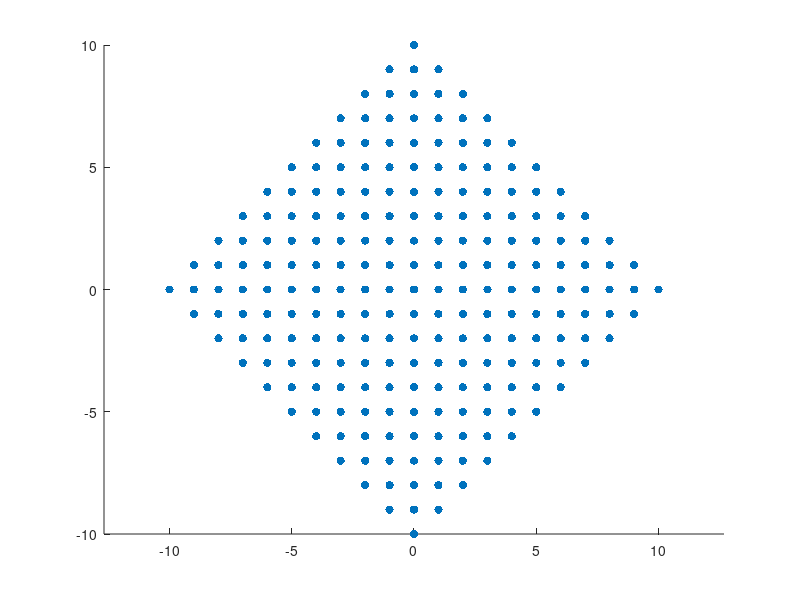

Here is the MATLAB script that generated this plot:
n = 10; % Define the diamond size; from -n to n
spacing = 1; % Define the spacing between the points

% Initialize an empty matrix to store points
points = [];

% Loop over the range
for x = -n:spacing:n
    for y = -n:spacing:n
        if abs(x) + abs(y) <= n
            points = [points; x, y];
        end
    end
end

% Display the diamond region
scatter(points(:, 1), points(:, 2), 'filled');
axis equal;
